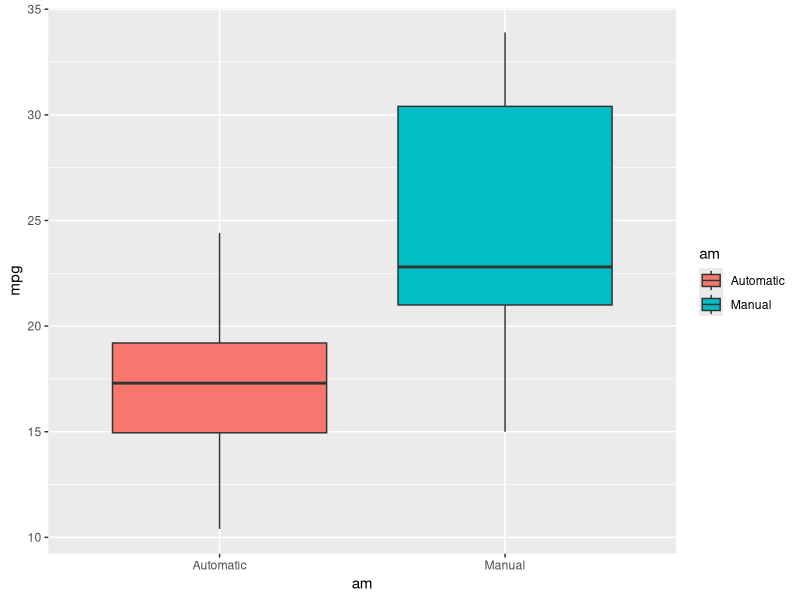

R code for this plot:
## ---- chunk 1
library('ggplot2')
library('datasets'); data('mtcars')
mtcars$am <- as.factor(mtcars$am)
levels(mtcars$am) <- c('Automatic', 'Manual')
## ---- chunk 2
str(mtcars)
head(mtcars)
## ---- chunk 3
qplot(am, mpg, data=mtcars, geom='boxplot', fill=am)
## ---- chunk 4

## ---- chunk 5

## ---- chunk 6

## ---- chunk 7

## ---- chunk 8

## ---- chunk 9

## ---- chunk 10

## ---- chunk 11
# qplot(ammission, cty, data=mtcars, geom="boxplot", fill=ammission, ylab = 'City miles per gallon')
## ---- chunk 12
# t.test(mtcars[ammission == 'manual','cty'],
       # mtcars[ammission == 'automatic','cty'],
       # alternative = "greater", var.equal = FALSE)$p.value
## ---- chunk 13
# fit1 <- lm(cty ~ ammission, data = mtcars)
# summary(fit1)
# 
# fit2 <- update(fit1, cty ~ ammission + class -1)
# summary(fit2)
# 
# fit3 <- update(fit1, cty ~ ammission + class + fl)
# summary(fit3)
# 
# fit4 <- update(fit1, cty ~ ammission + class + fl + displ)
# fit5 <- update(fit1, cty ~ ammission + class + fl + displ + drv)
# fitAll <- update(fit1, cty ~ ammission + class + fl + displ + drv +
#                          manufacturer + model + year)
## ---- chunk 14
# anova(fit1, fit2, fit3, fit4, fit5, fitAll)

require(car)

## ---- chunk 15

## ---- chunk 16
# e <- resid(fit)
# plot(fit)
## ---- chunk 17
# Confidence intervals
# sumCoef <- summary(fit)$coefficients
# sumCoef[1,1] + c(-1,1)*qt(.975, df=fit$df)*sumCoef[1,2]
# sumCoef[2,1] + c(-1,1)*qt(.975, df=fit$df)*sumCoef[2,2]
